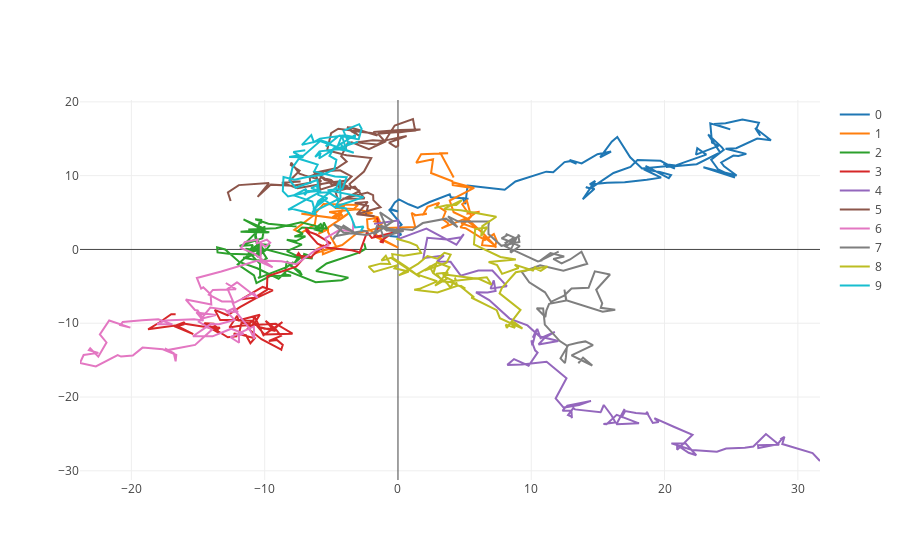

Notebook source saved alongside this figure:
### Code cell
plotter(xs, style='-', reduce_kwargs={'ndims': 2})
